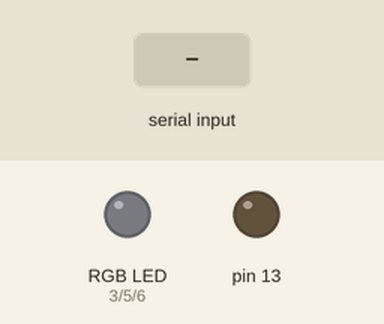
The sketch below on a simulated Arduino Uno, built with avr-gcc and run on an emulated ATmega328P. On the bench: an RGB LED mixed from three pins (HIGH = lit), output pins drawn as LEDs (lit = HIGH). The test bench sets the inputs (shaded band). Dim RGB values are drawn brighter than linear.

Above: at 1.2 s.
1.3 s: "90,45,200\n" received over Serial
At 1.6 s:
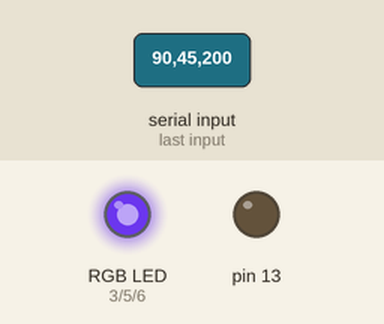
2.8 s: "30,150,10\n" received over Serial
At 3.9 s:
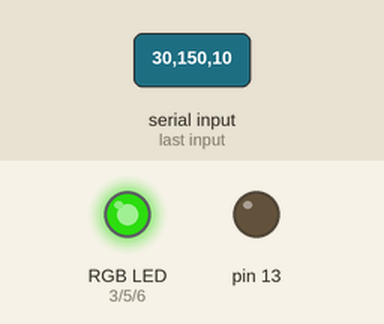
4.3 s: "90,45\n" received over Serial
At 5.6 s:
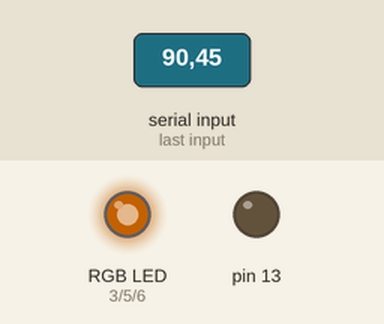
6.8 s: "30,150\n" received over Serial
At 8.8 s:
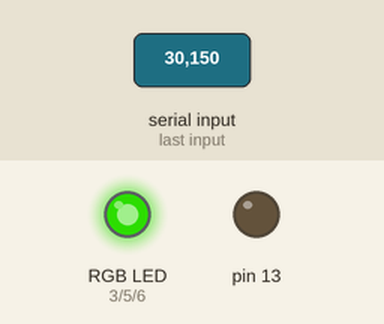
9.3 s: "5\n" received over Serial
At 12.1 s:
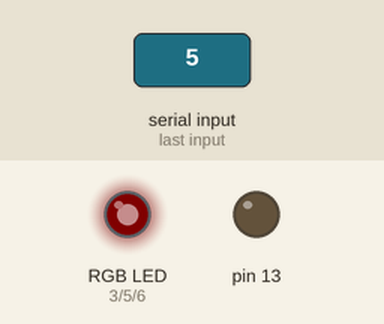
12.3 s: "90\n" received over Serial
At 14.8 s:
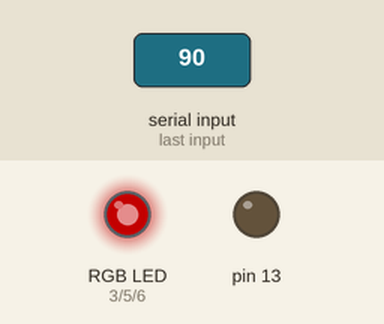
Timing chart, 0 to 16.3 s (numbered marks = the images above; inputs shaded):
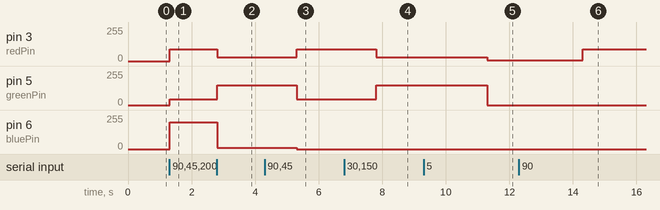

Measured:
- after the input at 1.3 s, pin 3 (redPin): 0/255 → 90/255 at once; pin 5 (greenPin): 0/255 → 45/255 at once; pin 6 (bluePin): 0/255 → 200/255 at once
- after the input at 2.8 s, pin 3 (redPin): 90/255 → 30/255 at once; pin 5 (greenPin): 45/255 → 150/255 at once; pin 6 (bluePin): 200/255 → 10/255 at once
- after the input at 4.3 s, pin 3 (redPin): 30/255 → 90/255 after 1.0 s; pin 5 (greenPin): 150/255 → 45/255 after 1.0 s; pin 6 (bluePin): 10/255 → 0/255 after 1.0 s
- after the input at 6.8 s, pin 3 (redPin): 90/255 → 30/255 after 1.0 s; pin 5 (greenPin): 45/255 → 150/255 after 1.0 s
- after the input at 9.3 s, pin 3 (redPin): 30/255 → 5/255 after 2.0 s; pin 5 (greenPin): 150/255 → 0/255 after 2.0 s
- after the input at 12.3 s, pin 3 (redPin): 5/255 → 90/255 after 2.0 s

The sketch:

lightcontrol.ino
```cpp
int redPin = 3;
int greenPin = 5;
int bluePin = 6;

// the setup routine runs once when you press reset:
void setup() {
  // initialize serial communication at 9600 bits per second:
  Serial.begin(9600);
  // debug pin
  pinMode(13, OUTPUT);
  // RGB Out
  pinMode(3, OUTPUT);
  pinMode(5, OUTPUT);
  pinMode(6, OUTPUT);
}

char buf[3];

// the loop routine runs over and over again forever:
void loop() {
  while (Serial.available()) {
    int r = Serial.parseInt();
    Serial.read();
    int g = Serial.parseInt();
    Serial.read();
    int b = Serial.parseInt();
    Serial.read();
    digitalWrite(13, LOW);
    analogWrite(redPin, r);
    analogWrite(greenPin, g);
    analogWrite(bluePin, b);
  }
  delay(1);        // delay in between reads for stability
}
```
